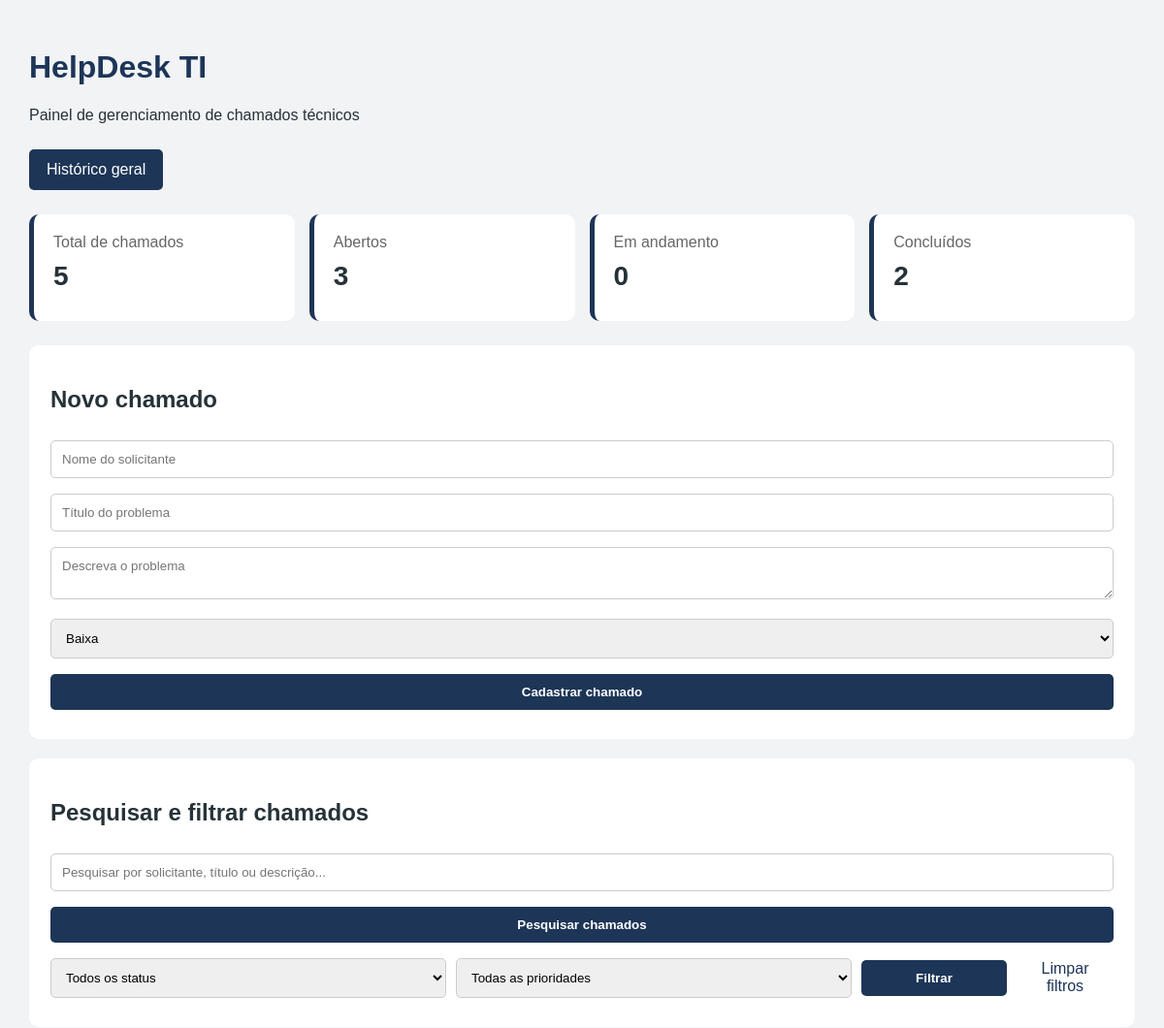
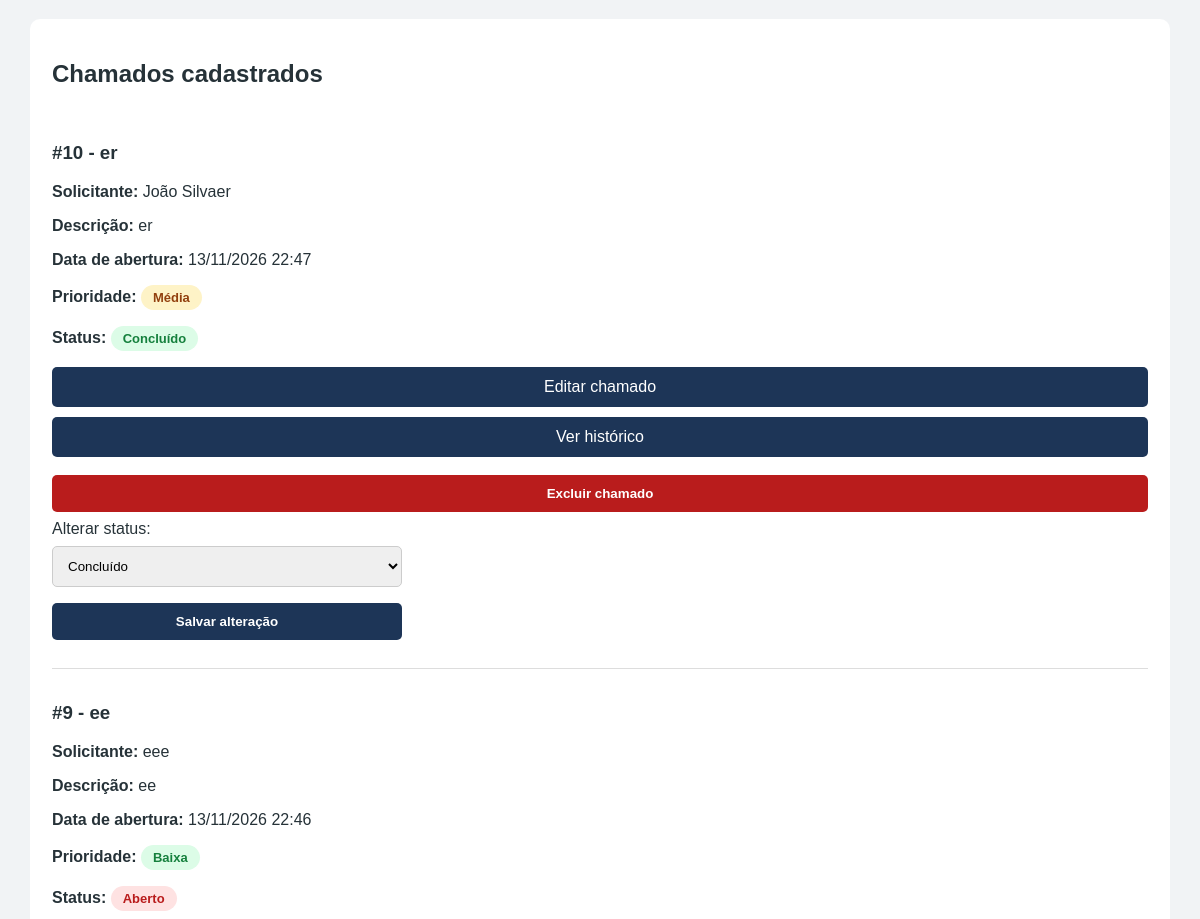
Before: / (upper part) with the older database file (2 pictures, top to bottom).
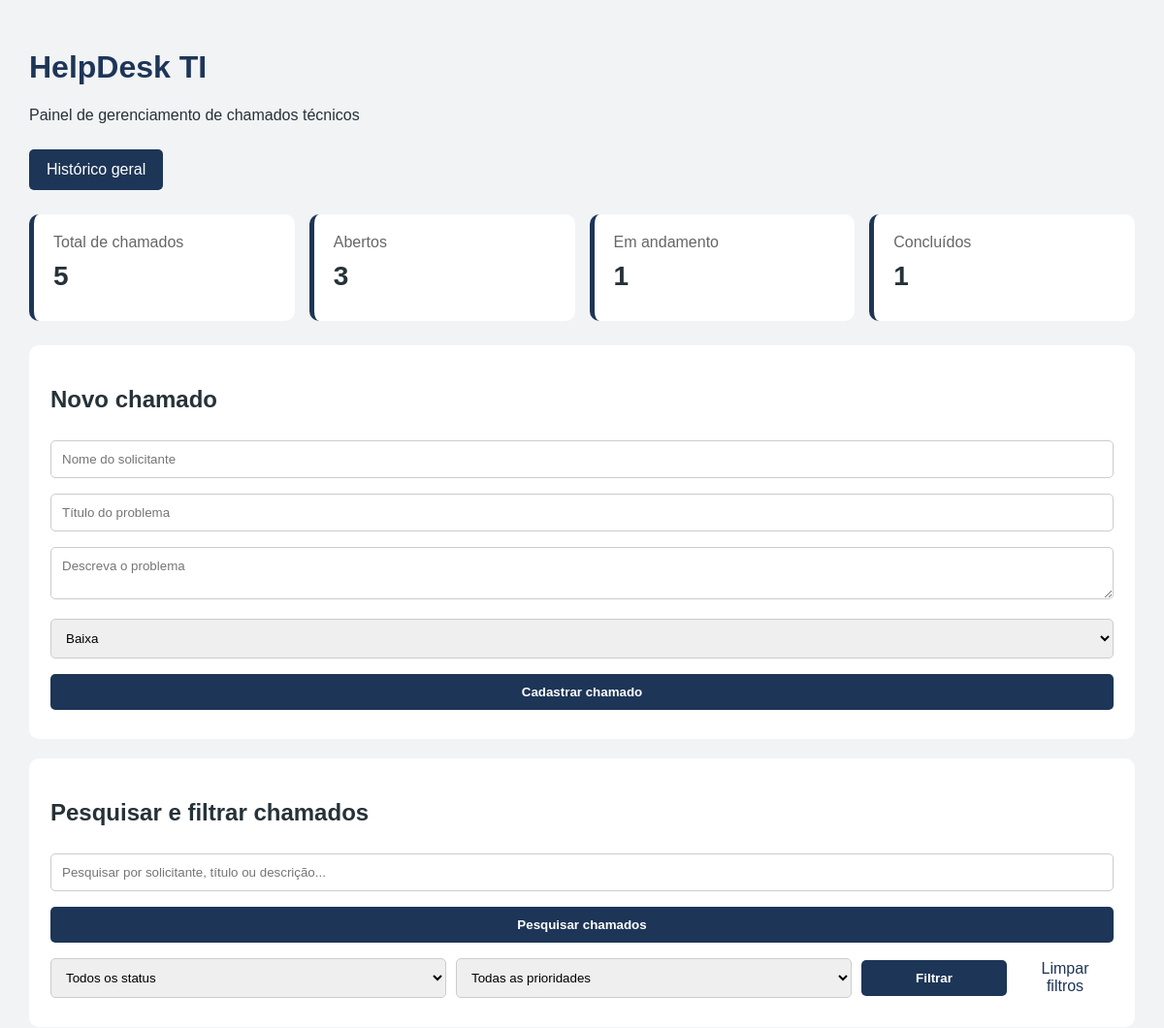
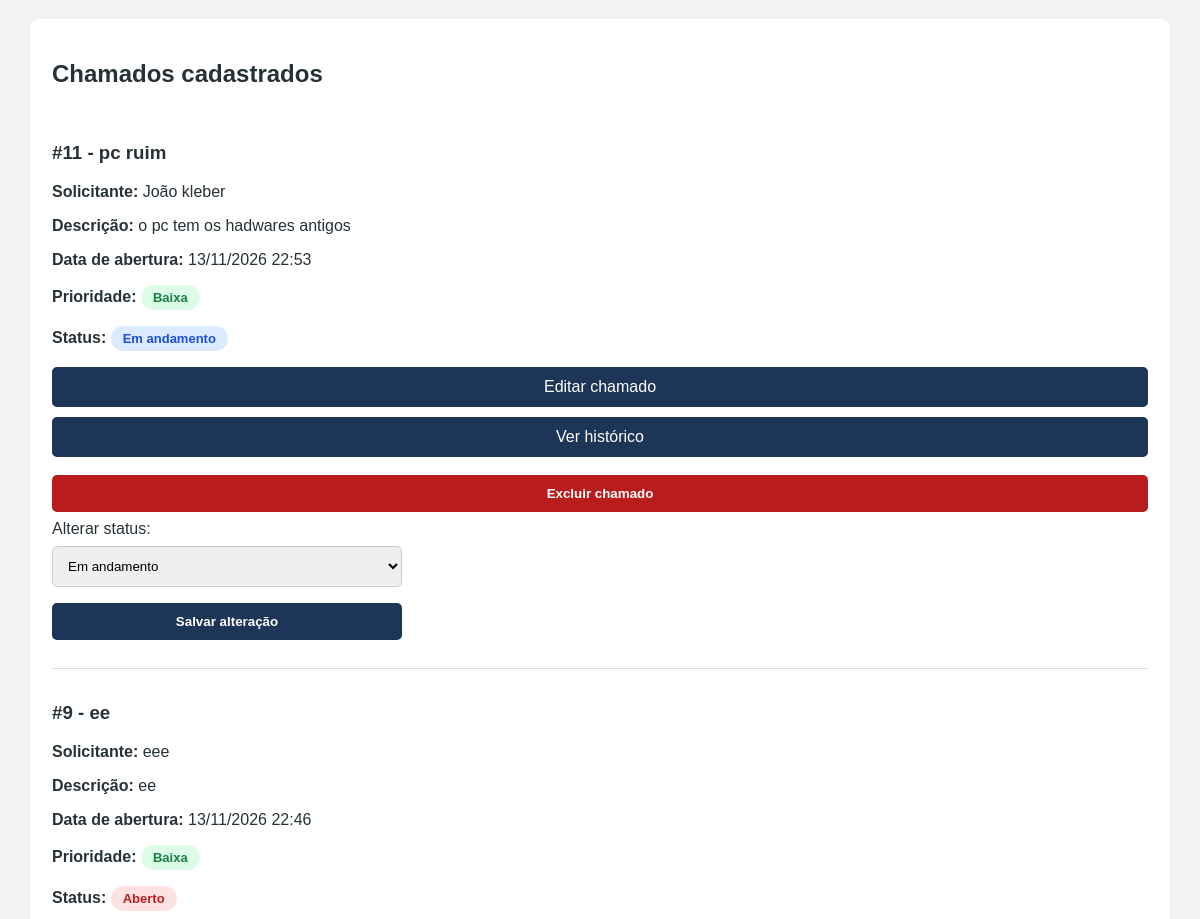
After: the same page with the newer database file (2 pictures, top to bottom).
### tables this page shows
CREATE TABLE chamados (
            id INTEGER PRIMARY KEY AUTOINCREMENT,
            solicitante TEXT NOT NULL,
            titulo TEXT NOT NULL,
            descricao TEXT NOT NULL,
            prioridade TEXT NOT NULL,
            status TEXT DEFAULT 'Aberto'
        , data_abertura TEXT);

### app.py (the view, shortened to what this page needs)
@app.route("/")
def inicio():
    banco = conectar()
    status = request.args.get("status", "")
    prioridade = request.args.get("prioridade", "")
    busca = request.args.get("busca", "")
    sql = "SELECT * FROM chamados WHERE 1=1"
    parametros = []
    if status:
        sql += " AND status = ?"
        parametros.append(status)
    if prioridade:
        sql += " AND prioridade = ?"
        parametros.append(prioridade)
    sql += " ORDER BY id DESC"
    chamados = banco.execute(sql, parametros).fetchall()
    total = banco.execute(
        "SELECT COUNT(*) FROM chamados"
    ).fetchone()[0]
    abertos = banco.execute(
        "SELECT COUNT(*) FROM chamados WHERE status = 'Aberto'"
    ).fetchone()[0]
    andamento = banco.execute(
        "SELECT COUNT(*) FROM chamados WHERE status = 'Em andamento'"
    ).fetchone()[0]
    concluidos = banco.execute(
        "SELECT COUNT(*) FROM chamados WHERE status = 'Concluído'"
    ).fetchone()[0]
    banco.close()
    return render_template(
        "index.html",
        chamados=chamados,
        total=total,
        abertos=abertos,
        andamento=andamento,
        concluidos=concluidos,
        status_selecionado=status,
        prioridade_selecionada=prioridade
    )

### app.py (called while the page is built)
def conectar():
    return sqlite3.connect("database.db")

### templates/index.html (shortened to what the changed rows need)
<!DOCTYPE html>
<html lang="pt-br">
<head>
</head>
<body>
<div class="cabecalho">
    <h1>HelpDesk TI</h1>
</div>
    <div class="painel">
        <div class="card">
            <h2>{{ total }}</h2>
        </div>
        <div class="card">
            <h2>{{ abertos }}</h2>
        </div>
        <div class="card">
            <p>Em andamento</p>
            <h2>{{ andamento }}</h2>
        </div>
        <div class="card">
            <p>Concluídos</p>
            <h2>{{ concluidos }}</h2>
        </div>
    </div>
    <div class="container">
        <h2>Novo chamado</h2>
    </div>
    <div class="container">
        <h2>Pesquisar e filtrar chamados</h2>
    </div>
    <div class="container">
        <h2>Chamados cadastrados</h2>
        {% for chamado in chamados %}
            <div class="chamado">
                <h3>#{{ chamado[0] }} - {{ chamado[2] }}</h3>
                <p><b>Solicitante:</b> {{ chamado[1] }}</p>
                <p><b>Descrição:</b> {{ chamado[3] }}</p>
                <p><b>Data de abertura:</b> {{ chamado[6] }}</p>
                <p>
                    <b>Prioridade:</b>
                    <span class="badge-status
                        {% if chamado[4] == 'Alta' %}prioridade-alta
                        {% elif chamado[4] == 'Média' %}prioridade-media
                        {% else %}prioridade-baixa{% endif %}">
                        {{ chamado[4] }}
                    </span>
                </p>
                <p>
                    <b>Status:</b>
                    <span class="badge-status
                        {% if chamado[5] == 'Aberto' %}aberto
                        {% elif chamado[5] == 'Em andamento' %}andamento
                        {% else %}concluido{% endif %}">
                        {{ chamado[5] }}
                    </span>
                </p>
                <a
                    class="botao-editar"
                    href="/editar/{{ chamado[0] }}"
                >
                    Editar chamado
                </a>
<a
    class="botao-editar"
    href="/historico/{{ chamado[0] }}"
>
    Ver histórico
</a>
                <form
                    action="/excluir/{{ chamado[0] }}"
                    method="POST"
                    onsubmit="return confirm('Tem certeza que deseja excluir este chamado?');"
                >
                    <button
                        type="submit"
                        class="botao-excluir"
                    >
                        Excluir chamado
                    </button>
                </form>
                <form
                    class="status-form"
                    action="/atualizar/{{ chamado[0] }}"
                    method="POST"
                >
                    <label>Alterar status:</label>
                    <select name="status">
                        <option value="Em andamento"
                        {% if chamado[5] == 'Em andamento' %}selected{% endif %}>
                            Em andamento
                        </option>
                        <option value="Concluído"
                        {% if chamado[5] == 'Concluído' %}selected{% endif %}>
                            Concluído
                        </option>
                    </select>
                    <button type="submit">Salvar alteração</button>
                </form>
            </div>
        {% else %}
            <p>Nenhum chamado encontrado.</p>
        {% endfor %}
    </div>
</body>
</html>

Changed rows visible on the page:
removed chamados: id "10", titulo "er", solicitante "João Silvaer", descricao "er", data_abertura "13/11/2026 22:47", prioridade "Média", status "Concluído"
added chamados: id "11", titulo "pc ruim", solicitante "João kleber", descricao "o pc tem os hadwares antigos", data_abertura "13/11/2026 22:53", prioridade "Baixa", status "Em andamento"
Other visible differences:
{{ andamento }}: "0" → "1"
{{ concluidos }}: "2" → "1"
